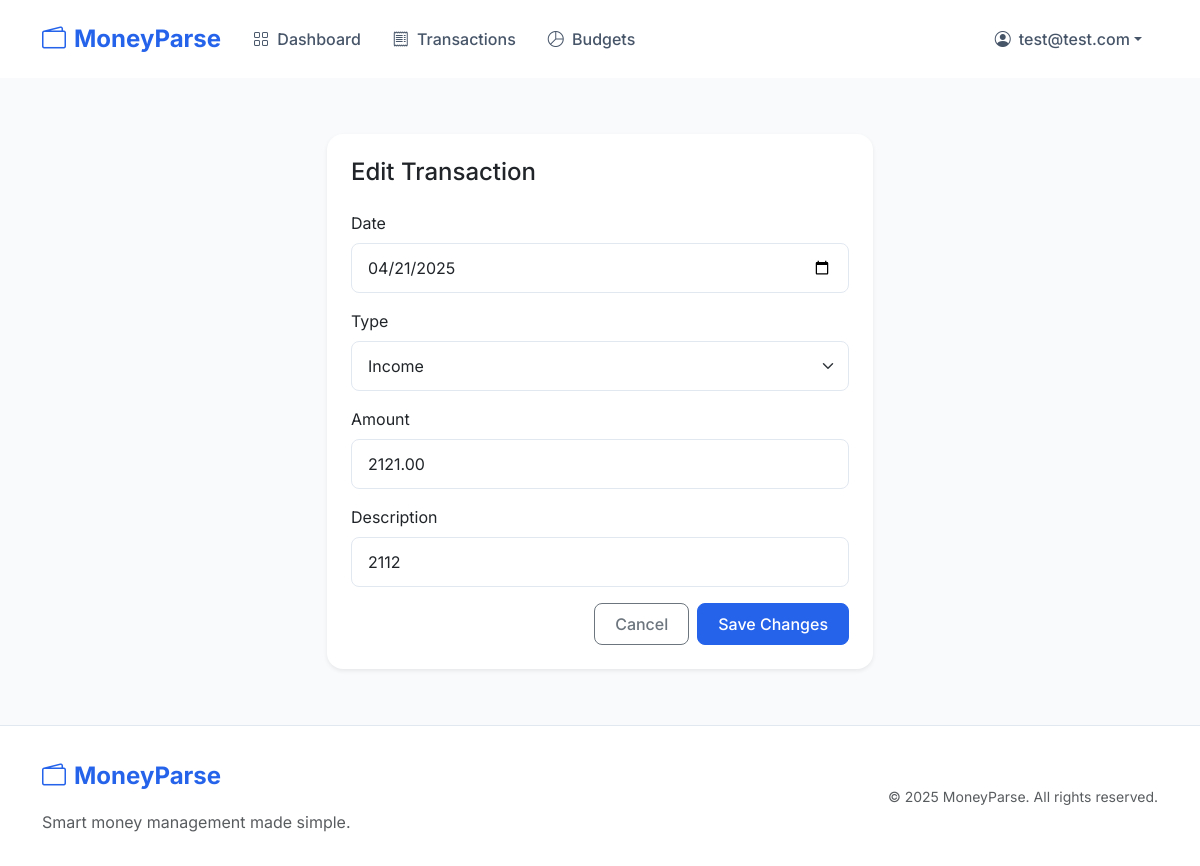
/transactions/edit/2/ (signed in), run on an earlier commit of the app's database.
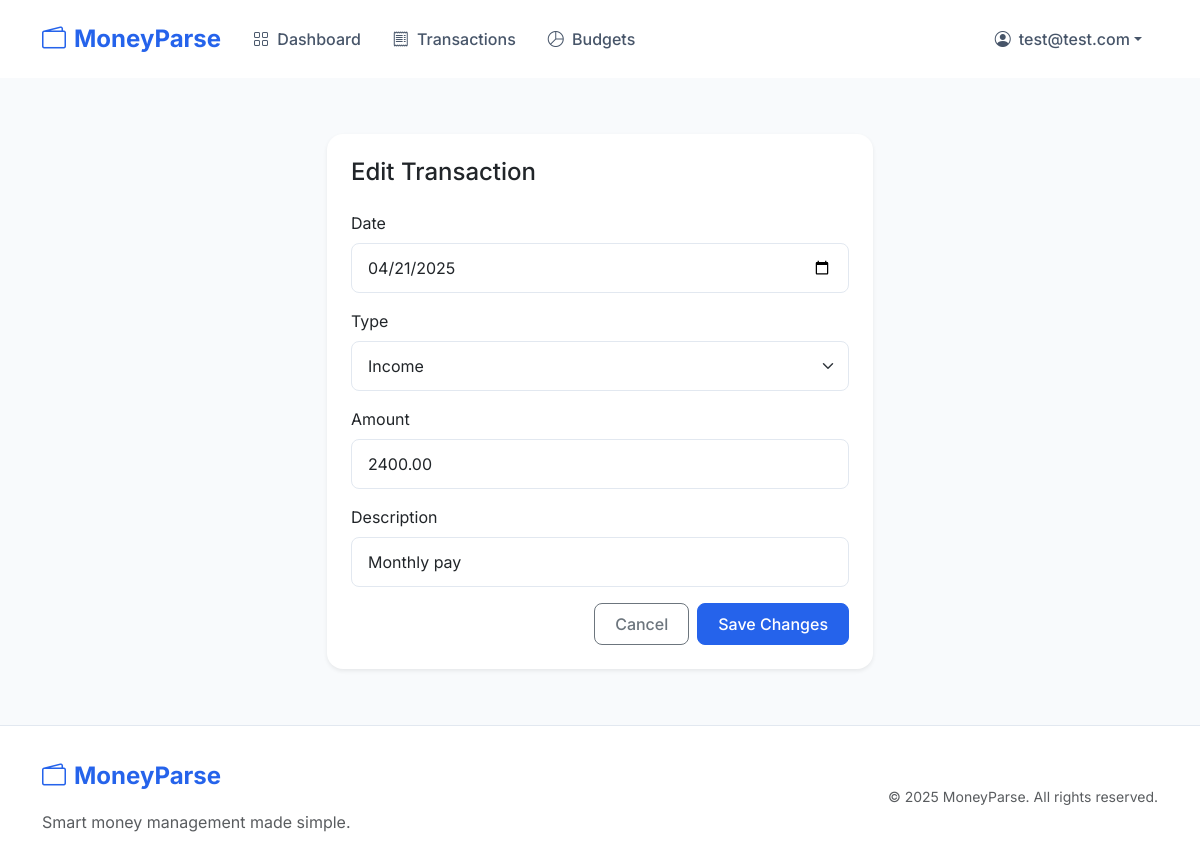
And on a later commit of the database.
### transactions/models.py (models this page shows, shortened)
class Transaction(models.Model):
    user = models.ForeignKey(settings.AUTH_USER_MODEL, on_delete=models.CASCADE)
    date = models.DateField()
    description = models.CharField(max_length=255, blank=True, null=True)
    amount = models.DecimalField(max_digits=10, decimal_places=2)
    class Meta:
        indexes = [
            models.Index(fields=['user', '-date']),
            models.Index(fields=['date']),
        ]
    TRANSACTION_TYPES = (
        ('income', 'Income'),
        ('expense', 'Expense'),
    )
    transaction_type = models.CharField(max_length=7, choices=TRANSACTION_TYPES, default='income')
    EXPENSE_CATEGORIES = (
        ('housing', 'Housing'),
        ('transportation', 'Transportation'),
        ('food', 'Food & Dining'),
        ('utilities', 'Utilities'),
        ('healthcare', 'Healthcare'),
        ('entertainment', 'Entertainment'),
        ('shopping', 'Shopping'),
        ('education', 'Education'),
        ('savings', 'Savings'),
        ('other', 'Other'),
    )
    category = models.CharField(max_length=20, choices=EXPENSE_CATEGORIES, blank=True, null=True)

### transactions/views.py (the view)
# urls.py: path('edit/<int:transaction_id>/', views.edit_transaction, name='edit_transaction'),
@login_required
def edit_transaction(request, transaction_id):
    transaction = get_object_or_404(Transaction, id=transaction_id, user=request.user)
    if request.method == 'POST':
        form = TransactionForm(request.POST, instance=transaction)
        if form.is_valid():
            form.save()
            return redirect('transaction_list')
    else:
        form = TransactionForm(instance=transaction)
    return render(request, 'transactions/edit_transaction.html', {'form': form})

### transactions/forms.py (shortened to what this page needs)
class TransactionForm(forms.ModelForm):
    class Meta:
        model = Transaction
        fields = ['date', 'description', 'amount', 'transaction_type', 'category']
        widgets = {
            'description': forms.TextInput(attrs={'class': 'form-control'}),
            'date': forms.DateInput(attrs={'type': 'date', 'class': 'form-control'}),
            'amount': forms.NumberInput(attrs={'class': 'form-control', 'step': '0.01'}),
            'transaction_type': forms.Select(attrs={'class': 'form-select'}),
            'category': forms.Select(attrs={'class': 'form-select'}),
        }
    def __init__(self, *args, **kwargs):
        super().__init__(*args, **kwargs)
        self.fields['description'].required = False
        self.fields['category'].required = False
        self.fields['category'].choices = [(None, '---------')] + list(Transaction.EXPENSE_CATEGORIES)

### templates/transactions/edit_transaction.html (shortened to what this page needs)
{% extends 'base.html' %}
{% block content %}
<div class="container py-4">
    <div class="row justify-content-center">
        <div class="col-md-8 col-lg-6">
            <div class="card border-0 shadow-sm">
                <div class="card-body p-4">
                    <h2 class="card-title h4 mb-4">Edit Transaction</h2>
                    <form method="post" class="needs-validation" novalidate>
                        <div class="mb-3">
                            <label for="{{ form.date.id_for_label }}" class="form-label">Date</label>
                            {{ form.date }}
                        </div>
                        <div class="mb-3">
                            <label for="{{ form.transaction_type.id_for_label }}" class="form-label">Type</label>
                            {{ form.transaction_type }}
                        </div>
                        <div class="mb-3">
                            <label for="{{ form.amount.id_for_label }}" class="form-label">Amount</label>
                            {{ form.amount }}
                        </div>
                        <div class="mb-3 description-field">
                            <label for="{{ form.description.id_for_label }}" class="form-label">Description</label>
                            {{ form.description }}
                        </div>
                        <div class="d-grid gap-2 d-md-flex justify-content-md-end">
                            <a href="{% url 'transaction_list' %}" class="btn btn-outline-secondary">Cancel</a>
                            <button type="submit" class="btn btn-primary">Save Changes</button>
                        </div>
                    </form>
                </div>
            </div>
        </div>
    </div>
</div>
{% endblock %}

What changed in the data, as far as the page shows it:
changed Transaction "Income": amount "2121.00" → "2400.00"; description "2112" → "Monthly pay"
